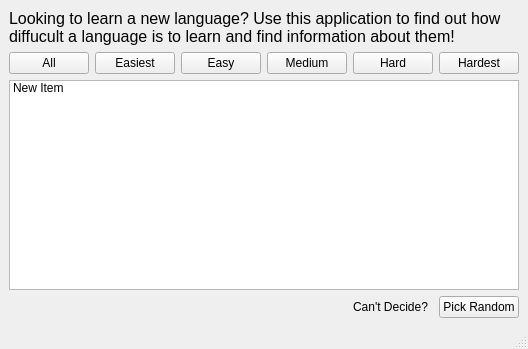
<?xml version="1.0" encoding="UTF-8"?>
<ui version="4.0">
 <class>MainWindow</class>
 <widget class="QMainWindow" name="MainWindow">
  <property name="geometry">
   <rect>
    <x>0</x>
    <y>0</y>
    <width>528</width>
    <height>349</height>
   </rect>
  </property>
  <property name="windowTitle">
   <string>MainWindow</string>
  </property>
  <widget class="QWidget" name="centralwidget">
   <layout class="QGridLayout" name="gridLayout">
    <item row="1" column="1">
     <widget class="QPushButton" name="btn_filter_all">
      <property name="text">
       <string>All</string>
      </property>
     </widget>
    </item>
    <item row="1" column="6">
     <widget class="QPushButton" name="btn_filter_hardest">
      <property name="text">
       <string>Hardest</string>
      </property>
     </widget>
    </item>
    <item row="1" column="4">
     <widget class="QPushButton" name="btn_filter_medium">
      <property name="text">
       <string>Medium</string>
      </property>
     </widget>
    </item>
    <item row="1" column="5">
     <widget class="QPushButton" name="btn_filter_hard">
      <property name="text">
       <string>Hard</string>
      </property>
     </widget>
    </item>
    <item row="0" column="1" colspan="6">
     <widget class="QLabel" name="label">
      <property name="font">
       <font>
        <pointsize>12</pointsize>
       </font>
      </property>
      <property name="autoFillBackground">
       <bool>false</bool>
      </property>
      <property name="text">
       <string>Looking to learn a new language? Use this application to find out how diffucult a language is to learn and find information about them!</string>
      </property>
      <property name="wordWrap">
       <bool>true</bool>
      </property>
      <property name="margin">
       <number>0</number>
      </property>
     </widget>
    </item>
    <item row="1" column="2">
     <widget class="QPushButton" name="btn_filter_easiest">
      <property name="text">
       <string>Easiest</string>
      </property>
     </widget>
    </item>
    <item row="1" column="3">
     <widget class="QPushButton" name="btn_filter_easy">
      <property name="text">
       <string>Easy</string>
      </property>
     </widget>
    </item>
    <item row="4" column="1" colspan="6">
     <widget class="QListWidget" name="listWidgetLanguages">
      <property name="isWrapping" stdset="0">
       <bool>true</bool>
      </property>
      <property name="sortingEnabled">
       <bool>true</bool>
      </property>
      <item>
       <property name="text">
        <string>New Item</string>
       </property>
      </item>
     </widget>
    </item>
    <item row="5" column="6">
     <widget class="QPushButton" name="btn_random">
      <property name="toolTip">
       <string extracomment="From Selected Category"/>
      </property>
      <property name="toolTipDuration">
       <number>1</number>
      </property>
      <property name="text">
       <string>Pick Random</string>
      </property>
     </widget>
    </item>
    <item row="5" column="5">
     <widget class="QLabel" name="label_2">
      <property name="text">
       <string>Can't Decide?</string>
      </property>
     </widget>
    </item>
   </layout>
  </widget>
  <widget class="QMenuBar" name="menubar">
   <property name="geometry">
    <rect>
     <x>0</x>
     <y>0</y>
     <width>528</width>
     <height>20</height>
    </rect>
   </property>
  </widget>
  <widget class="QStatusBar" name="statusbar"/>
 </widget>
 <resources/>
 <connections/>
</ui>
